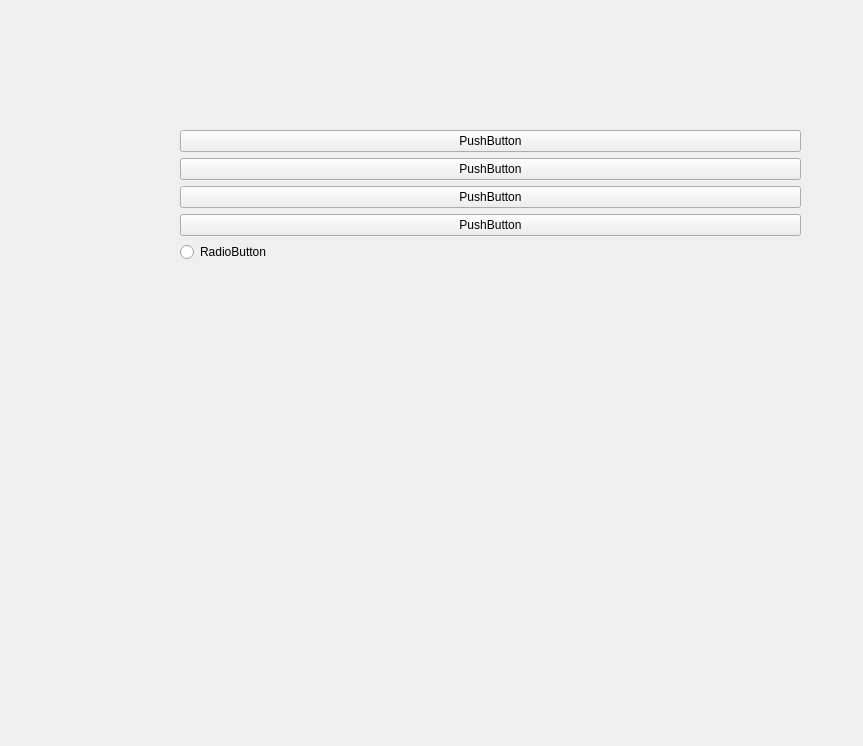
<?xml version="1.0" encoding="UTF-8"?>
<ui version="4.0">
 <class>Form</class>
 <widget class="QWidget" name="Form">
  <property name="geometry">
   <rect>
    <x>0</x>
    <y>0</y>
    <width>863</width>
    <height>746</height>
   </rect>
  </property>
  <property name="windowTitle">
   <string>Form</string>
  </property>
  <widget class="QWidget" name="verticalLayoutWidget">
   <property name="geometry">
    <rect>
     <x>180</x>
     <y>130</y>
     <width>621</width>
     <height>134</height>
    </rect>
   </property>
   <layout class="QVBoxLayout" name="verticalLayout">
    <item>
     <widget class="QPushButton" name="pushButton">
      <property name="text">
       <string>PushButton</string>
      </property>
     </widget>
    </item>
    <item>
     <widget class="QPushButton" name="pushButton_3">
      <property name="text">
       <string>PushButton</string>
      </property>
     </widget>
    </item>
    <item>
     <widget class="QPushButton" name="pushButton_4">
      <property name="text">
       <string>PushButton</string>
      </property>
     </widget>
    </item>
    <item>
     <widget class="QPushButton" name="pushButton_2">
      <property name="text">
       <string>PushButton</string>
      </property>
     </widget>
    </item>
    <item>
     <widget class="QRadioButton" name="radioButton">
      <property name="text">
       <string>RadioButton</string>
      </property>
     </widget>
    </item>
   </layout>
  </widget>
 </widget>
 <resources/>
 <connections/>
</ui>
